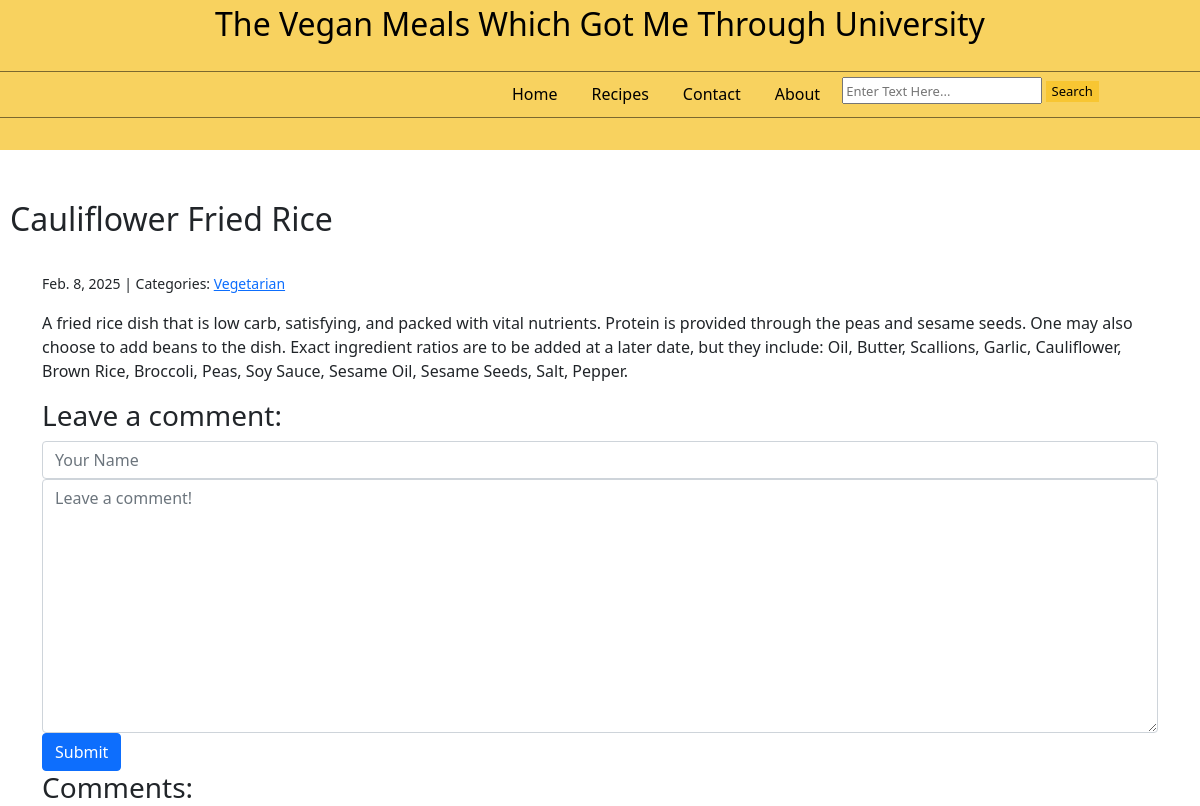
/post/6/, run on an earlier commit of the app's database.
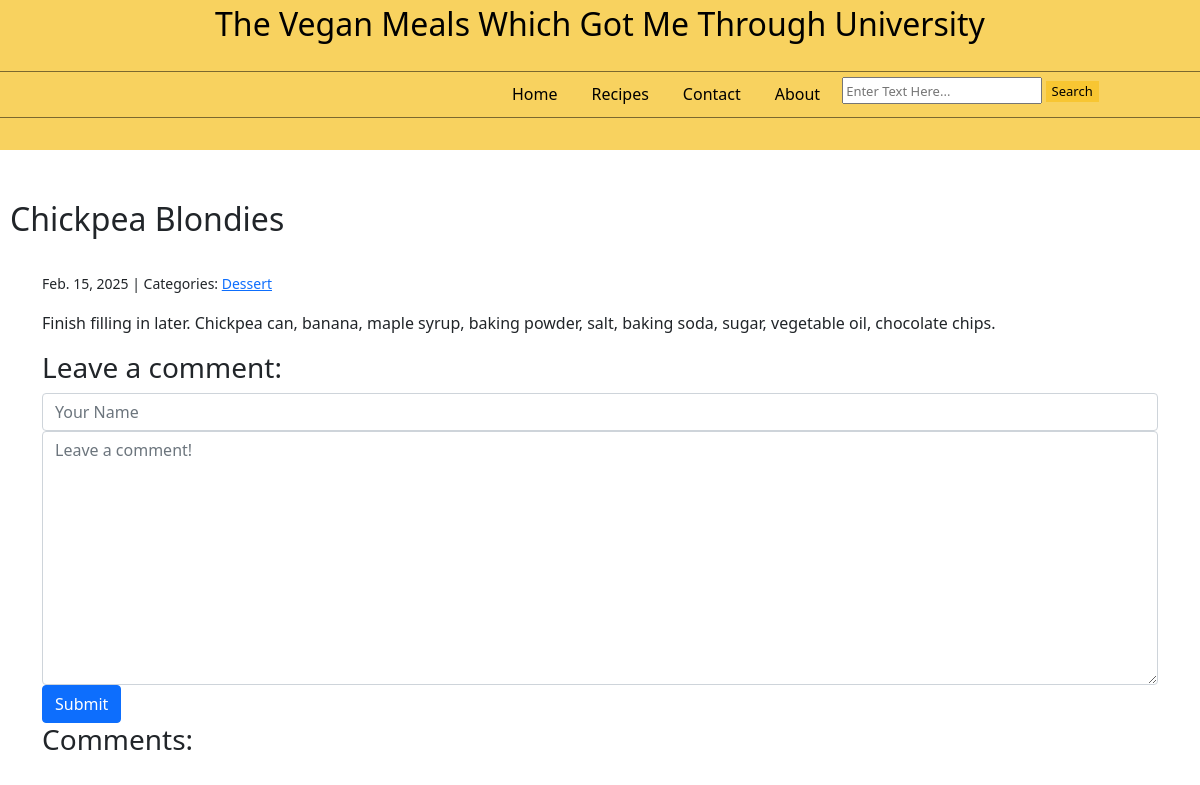
And on a later commit of the database.
### blog/models.py (models this page shows, shortened)
class Post(models.Model):
    title = models.CharField(max_length=255)
    body = models.TextField()
    created_on = models.DateTimeField(auto_now_add=True)
    last_modified = models.DateTimeField(auto_now=True)
    categories = models.ManyToManyField("Category", related_name="posts")

class Category(models.Model):
    name = models.CharField(max_length=30)
    class Meta:
        verbose_name_plural = "categories"

### blog/views.py (the view, shortened to what this page needs)
# urls.py: path("post/<int:pk>/", views.blog_detail, name="blog_detail"),
def blog_detail(request, pk):
    post = Post.objects.get(pk=pk)
    form = CommentForm()
    comments = Comment.objects.filter(post=post)
    context = {
        "post": post,
        "comments": comments,
        "form" : CommentForm(),
    }
    return render(request, "blog/detail.html", context)

### blog/forms.py
class CommentForm(forms.Form):
    author = forms.CharField(
        max_length=60,
        widget=forms.TextInput(
            attrs={"class": "form-control", "placeholder": "Your Name"}
        ),
    )
    body = forms.CharField(
        widget=forms.Textarea(
            attrs={"class": "form-control", "placeholder": "Leave a comment!"}
        )
    )

### blog/templates/blog/detail.html (shortened to what this page needs)
<!DOCTYPE html>
<html lang="en">
<head>
    {% load static %}
    <link rel="stylesheet" href="https://cdnjs.cloudflare.com/ajax/libs/font-awesome/5.15.4/css/all.min.css" />
    <link rel="stylesheet" href="https://cdn.simplecss.org/simple.min.css">
    <link rel="stylesheet" href="{% static 'css/bootstrap.min.css' %}">
    <div class="header" style="font-size: xx-large;">
        <center>The Vegan Meals Which Got Me Through University  </center>
        <div class="line" style="border-top: 1px solid #000; opacity: 50%;  position: relative; top: 23px;"></div>
            <div class="header_buttons"  style="display:inline-flex; position: relative; top: 18px; left:500px;">
                <center><a href = "{% url 'blog_index' %}" class="btn btn-secondary" style="background-color: rgb(248, 210, 95); color:#000; margin-right: 10px; border: 0px;">Home</a></center>
                <center><a href = "{% url 'blog_index' %}" class="btn btn-secondary" style="background-color: rgb(248, 210, 95); color:#000; margin-right: 10px; border: 0px;">Recipes</a></center>
                <center><a href = "{% url 'contact' %}" class="btn btn-secondary" style="background-color: rgb(248, 210, 95); color:#000; margin-right: 10px; border: 0px;">Contact</a></center>
                <center><a href = "{% url 'blog_index' %}" class="btn btn-secondary" style="background-color: rgb(248, 210, 95); color:#000; margin-right: 10px; border: 0px;">About</a></center>
                <form method="post" style="height: 0px; z-index: 2; position: relative; font-size: small; top: 10px;">
                    <input type="text" style="height: 27px; width: 200px;" placeholder="Enter Text Here...">
                    <button type="submit" style="background-color: rgb(248, 198, 50); border: 0px;">Search</button>
                </form>
            </div>
        <div class="line" style="border-top: 1px solid #000; opacity: 50%; top: 20px; position: relative;"></div>
    </div>
</head>
<body>
    <h2 style="position: relative; top: 200px; left: 10px;">{{ post.title }}</h2>
    <div class="container" style="position: relative; top: 225px;">
        {% block page_content %}
            <small>
                {{ post.created_on.date }} | Categories:
                {% for category in post.categories.all %}
                    <a href="{% url 'blog_category' category.name %}">
                        {{ category.name }}
                    </a>
                {% endfor %}
            </small>
            <p>{{ post.body | linebreaks }}</p>
            <h3>Leave a comment:</h3>
            <form method="post">
                <div>
                    {{ form.author }}
                </div>
                <div>
                    {{ form.body }}
                </div>
                <button type="submit" class="btn btn-primary">Submit</button>
            </form>
            <h3>Comments:</h3>
        {% endblock page_content %}
    </div>
</body>

What changed in the data, as far as the page shows it:
no longer on this page (row edited): Category: name "Vegetarian"
changed Post: title "Cauliflower Fried Rice" → "Chickpea Blondies"; created_on "Feb. 8, 2025" → "Feb. 15, 2025"; body "A fried rice dish that is low carb, satisfying, and packed with vital nutrients. Protein is provided through the peas and sesame seeds. One may also choose to add beans to the dish. Exact ingredient ratios are to be added at a later date, but they include: Oil, Butter, Scallions, Garlic, Cauliflower, Brown Rice, Broccoli, Peas, Soy Sauce, Sesame Oil, Sesame Seeds, Salt, Pepper." → "Finish filling in later. Chickpea can, banana, maple syrup, baking powder, salt, baking soda, sugar, vegetable oil, chocolate chips."
now on this page (row edited): Category: name "Dessert"
